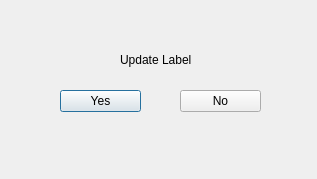
<?xml version="1.0" encoding="UTF-8"?>
<ui version="4.0">
 <class>UpdateLabelofPB</class>
 <widget class="QDialog" name="UpdateLabelofPB">
  <property name="geometry">
   <rect>
    <x>0</x>
    <y>0</y>
    <width>317</width>
    <height>179</height>
   </rect>
  </property>
  <property name="windowTitle">
   <string>Dialog</string>
  </property>
  <widget class="QLabel" name="label">
   <property name="geometry">
    <rect>
     <x>120</x>
     <y>50</y>
     <width>91</width>
     <height>20</height>
    </rect>
   </property>
   <property name="text">
    <string>Update Label</string>
   </property>
  </widget>
  <widget class="QPushButton" name="pushButton">
   <property name="geometry">
    <rect>
     <x>60</x>
     <y>90</y>
     <width>81</width>
     <height>22</height>
    </rect>
   </property>
   <property name="text">
    <string>Yes</string>
   </property>
  </widget>
  <widget class="QPushButton" name="pushButton_2">
   <property name="geometry">
    <rect>
     <x>180</x>
     <y>90</y>
     <width>81</width>
     <height>22</height>
    </rect>
   </property>
   <property name="text">
    <string>No</string>
   </property>
  </widget>
 </widget>
 <resources/>
 <connections/>
</ui>
